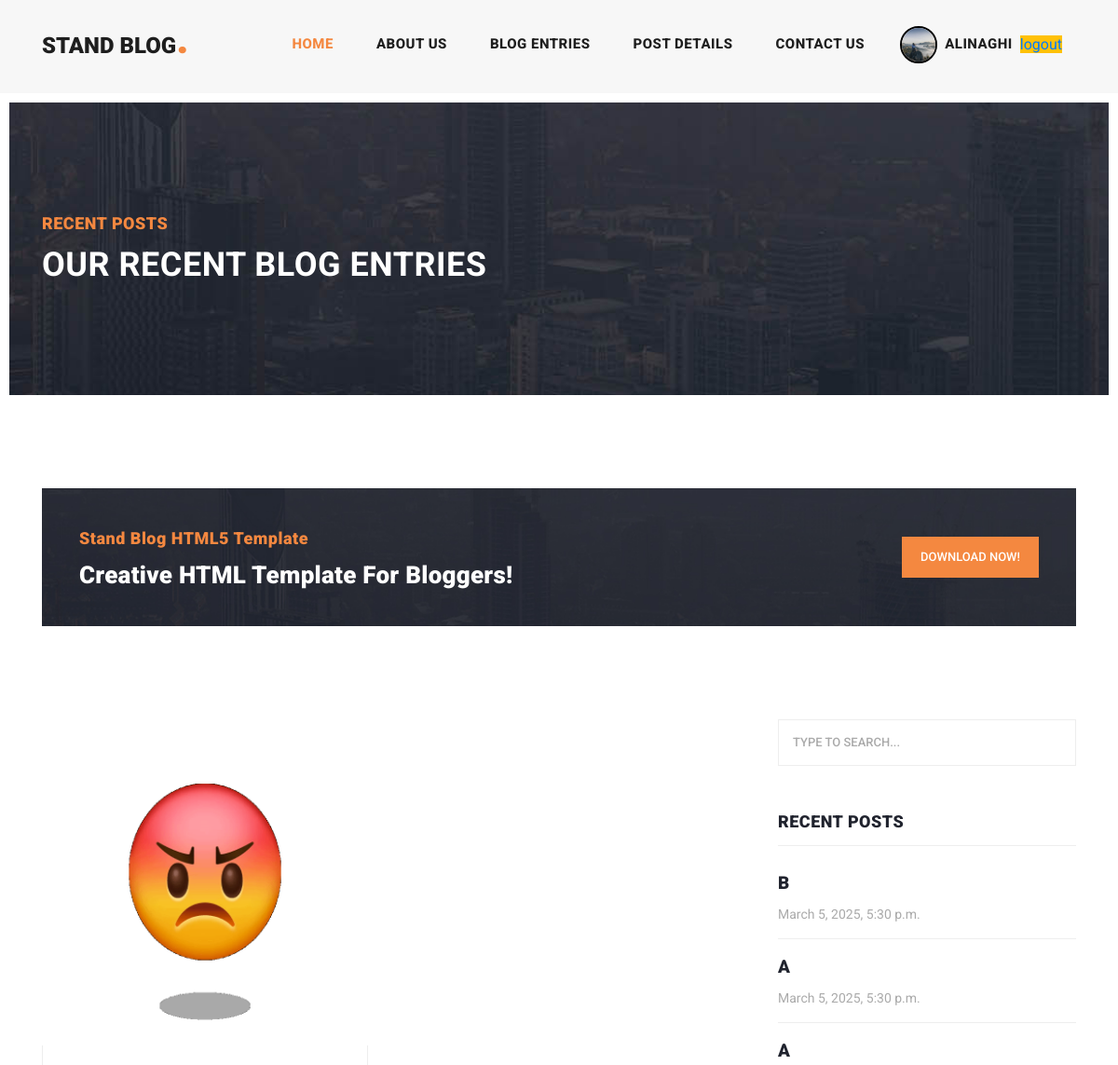
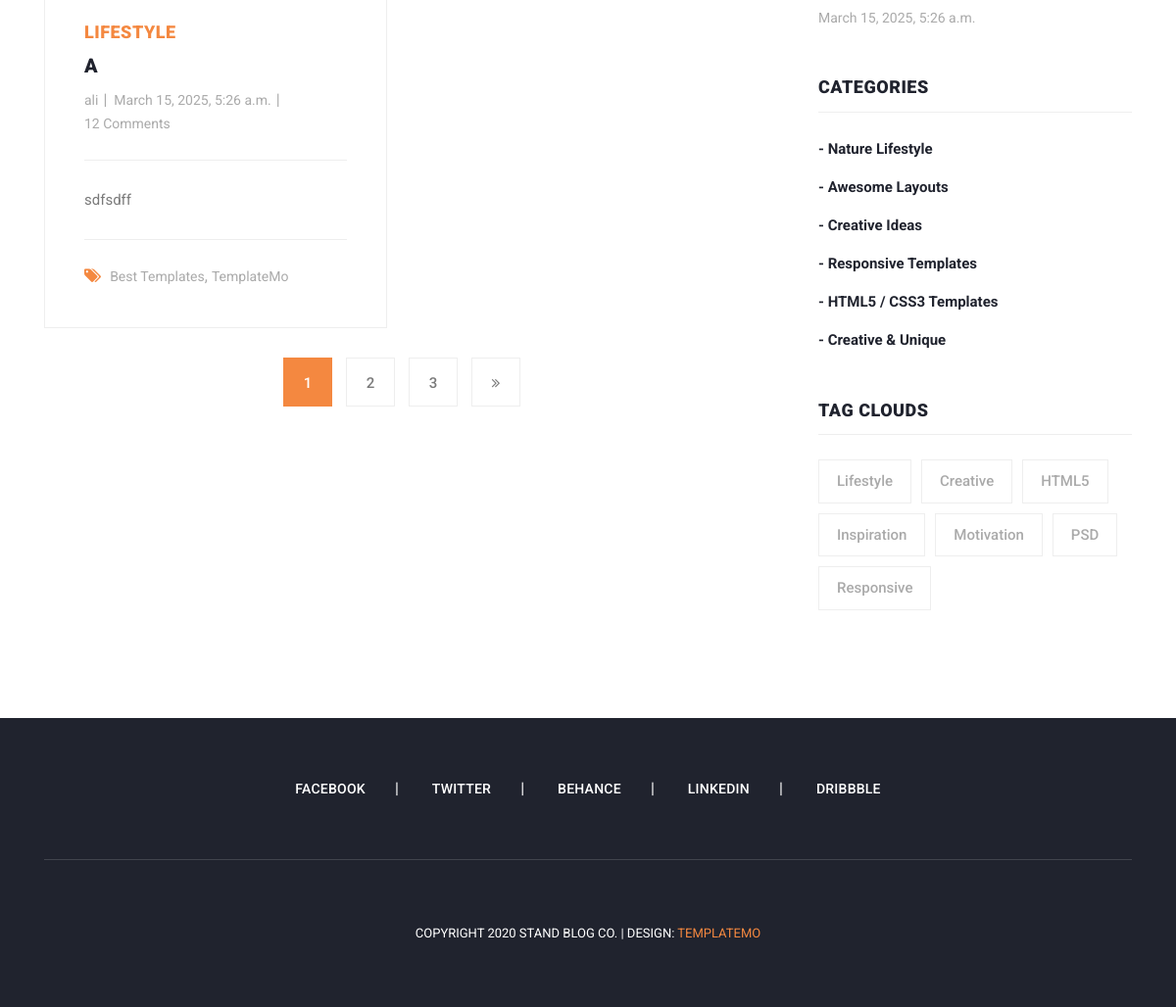
Screenshot of /articles/list/ (signed in) with the database file from the repository (2 pictures, top to bottom).
### account/models.py (models this page shows, shortened)
class profile(models.Model):
    user=models.OneToOneField(User,on_delete=models.CASCADE)
    fathers_name=models.CharField(max_length=50)
    melicode=models.CharField(max_length=20)
    image=models.ImageField(upload_to='profiles/images',blank=True,null=True)

### blog/models.py (models this page shows, shortened)
class article(models.Model):
    CHOICE=(
        ('A','PYTHON'),
        ('B','DJANGO')
    )
    author=models.ForeignKey(User,on_delete=models.SET_DEFAULT,default='1')
    title=models.CharField(max_length=50,choices=CHOICE,unique_for_date='pub_date')
    category=models.ManyToManyField(category)
    body= models.TextField()
    image=models.ImageField(upload_to='images/articles')
    created=models.DateTimeField(auto_now_add=True)
    updated=models.DateTimeField(auto_now=True)
    pub_date=models.DateField(default=timezone.now())
    myfile=models.FileField(upload_to='test',null=True)
    slug=models.SlugField(null=True,unique=True)
    class Meta:
        ordering=('-created',)

### blog/views.py (the view)
# urls.py: path('list/',views.article_list,name="article_list"),
def article_list(request):
    articles=article.objects.all()
    page_number=request.GET.get('page')
    paginator=Paginator(articles,1)
    object_list=paginator.get_page(page_number)
    return render(request ,'blog/article_list.html',context={'articles':object_list})

### context_prosesor/context_prosesor.py (called while the page is built)
def recent_article(request):
    recent_article=article.objects.order_by('created')
    return {'recent_article':recent_article}

### blog/templates/blog/article_list.html (shortened to what this page needs)
{% extends 'base.html' %}
{% load static %}
{% block content %}
    <div class="heading-page header-text">
        <section class="page-heading">
            <div class="container">
                <div class="row">
                    <div class="col-lg-12">
                        <div class="text-content">
                            <h4>Recent Posts</h4>
                            <h2>Our Recent Blog Entries</h2>
                        </div>
                    </div>
                </div>
            </div>
        </section>
    </div>
    <section class="call-to-action">
        <div class="container">
            <div class="row">
                <div class="col-lg-12">
                    <div class="main-content">
                        <div class="row">
                            <div class="col-lg-8">
                                <span>Stand Blog HTML5 Template</span>
                                <h4>Creative HTML Template For Bloggers!</h4>
                            </div>
                            <div class="col-lg-4">
                                <div class="main-button">
                                    <a href="https://templatemo.com/tm-551-stand-blog" target="_parent">Download
                                        Now!</a>
                                </div>
                            </div>
                        </div>
                    </div>
                </div>
            </div>
        </div>
    </section>
    <section class="blog-posts grid-system">
        <div class="container">
            <div class="row">
                <div class="col-lg-8">
                    <div class="all-blog-posts">
                        <div class="row">
                            {% for article in articles %}
                                <div class="col-lg-6">
                                    <div class="blog-post">
                                        <div class="blog-thumb">
                                            <img src="{{ article.image.url }}" alt="">
                                        </div>
                                        <div class="down-content">
                                            <span>Lifestyle</span>
                                            <a href="post-details.html"><h4>{{ article.title }}</h4></a>
                                            <ul class="post-info">
                                                <li><a href="#">{{ article.author }}</a></li>
                                                <li><a href="#">{{ article.created }}</a></li>
                                                <li><a href="#">12 Comments</a></li>
                                            </ul>
                                            <p>{{ article.body }}</p>
                                            <div class="post-options">
                                                <div class="row">
                                                    <div class="col-lg-12">
                                                        <ul class="post-tags">
                                                            <li><i class="fa fa-tags"></i></li>
                                                            <li><a href="#">Best Templates</a>,</li>
                                                            <li><a href="#">TemplateMo</a></li>
                                                        </ul>
                                                    </div>
                                                </div>
                                            </div>
                                        </div>
                                    </div>
                                </div>
                            {% endfor %}
                            <div class="col-lg-12">
                                {% if articles.has_other_pages %}
                                    <ul class="page-numbers">
                                        {% for i in articles.paginator.page_range %}
                                            {% if articles.number == i %}
                                            <li class="active"><a href="?page={{ i }}{% if request.GET.q %}&q={{ request.GET.q }}{% endif %}">{{ i }}</a></li>
                                            {% else %}
                                            <li ><a href="?page={{ i }}{% if request.GET.q %}&q={{ request.GET.q }}{% endif %}">{{ i }}</a></li>
                                            {% endif %}
                                        {% endfor %}
                                        {% if articles.has_next %}
                                            <li><a href="?page={{ articles.next_page_number }}{% if request.GET.q %}&q={{ request.GET.q }}{% endif %}"><i class="fa fa-angle-double-right"></i></a></li>
                                        {% endif %}
                                    </ul>
                                {% endif %}
                            </div>
                        </div>
                    </div>
                </div>
                {% include "includes/sidebar.html" %}
            </div>
        </div>
    </section>
{% endblock %}

### templates/includes/header.html (shortened to what this page needs)
{% load static %}
 <header class="">
      <nav class="navbar navbar-expand-lg">
        <div class="container">
          <a class="navbar-brand" href="index.html"><h2>Stand Blog<em>.</em></h2></a>
          <div class="collapse navbar-collapse" id="navbarResponsive">
            <ul class="navbar-nav ml-auto">
              <li class="nav-item active">
                <a class="nav-link" href="index.html">Home
                </a>
              </li>
              <li class="nav-item">
                <a class="nav-link" href="about.html">About Us</a>
              </li>
              <li class="nav-item">
                <a class="nav-link" href="{% url "blog:article_list" %}">Blog Entries</a>
              </li>
              <li class="nav-item">
                <a class="nav-link" href="post-details.html">Post Details</a>
              </li>
              <li class="nav-item">
                <a class="nav-link" href="contact.html">Contact Us</a>
              </li>
                <li class="nav-item">
                    {% if request.user.is_authenticated %}
                        <div class="d-flex">
                         {% if request.user.first_name %}
                             {% if user.profile.image %}
                                 <img src="{{ user.profile.image.url }}" width="40px" height="40px" style="border: 2px solid black ; border-radius:100%" alt="">
                             {% else %}
                                 <img src="{% static 'images\blog-thumb-04.jpg' %}" width="40px" height="40px" style="border: 2px solid black ; border-radius:100%" alt="">
                             {% endif %}
                              <a class="nav-link" href="">{{ user.profile.fathers_name }}</a>
                             {% else %}
                             <a class="nav-link" href="">{{ request.user.username}}</a>
                             {% endif %}
                        <a   href="{% url 'account:logout' %}" class="mt-2 "><span class="bg bg-warning">logout</span></a>
                        </div>
                    {% else %}
                        <div class="d-flex">
                        <a class="nav-link" href="{% url 'account:login' %}">login</a>
                         <a class="nav-link" href="{% url 'account:register' %}">/register</a>
                        </div>
                    {% endif %}
              </li>
            </ul>
          </div>
        </div>
      </nav>
    </header>

### templates/includes/sidebar.html
{% load static %}
<div class="col-lg-4">
    <div class="sidebar">
        <div class="row">
            <div class="col-lg-12">
                <div class="sidebar-item search">
                    <form id="search_form" name="gs" method="GET" action="{% url "blog:search" %}">
                        <input type="text" name="q" class="searchText" placeholder="type to search..."
                               autocomplete="on">
                    </form>
                </div>
            </div>
            <div class="col-lg-12">
                <div class="sidebar-item recent-posts">
                    <div class="sidebar-heading">
                        <h2>Recent Posts</h2>
                    </div>
                    <div class="content">
                        <ul>
                            {% for article in recent_article  %}
                            <li><a href="post-details.html">
                                <h5>{{ article.title }}</h5>
                                <span>{{ article.created }}</span>
                            </a></li>
                            {% endfor %}
                        </ul>
                    </div>
                </div>
            </div>
            <div class="col-lg-12">
                <div class="sidebar-item categories">
                    <div class="sidebar-heading">
                        <h2>Categories</h2>
                    </div>
                    <div class="content">
                        <ul>
                            <li><a href="#">- Nature Lifestyle</a></li>
                            <li><a href="#">- Awesome Layouts</a></li>
                            <li><a href="#">- Creative Ideas</a></li>
                            <li><a href="#">- Responsive Templates</a></li>
                            <li><a href="#">- HTML5 / CSS3 Templates</a></li>
                            <li><a href="#">- Creative &amp; Unique</a></li>
                        </ul>
                    </div>
                </div>
            </div>
            <div class="col-lg-12">
                <div class="sidebar-item tags">
                    <div class="sidebar-heading">
                        <h2>Tag Clouds</h2>
                    </div>
                    <div class="content">
                        <ul>
                            <li><a href="#">Lifestyle</a></li>
                            <li><a href="#">Creative</a></li>
                            <li><a href="#">HTML5</a></li>
                            <li><a href="#">Inspiration</a></li>
                            <li><a href="#">Motivation</a></li>
                            <li><a href="#">PSD</a></li>
                            <li><a href="#">Responsive</a></li>
                        </ul>
                    </div>
                </div>
            </div>
        </div>
    </div>
</div>

### rows the page displays
article: image (picture), title "A", author "ali", created "March 15, 2025, 5:26 a.m.", body "sdfsdff"
article: title "B", created "March 5, 2025, 5:30 p.m."
article: title "A", created "March 5, 2025, 5:30 p.m."

### other values shown
{{ user.profile.fathers_name }} "ALINAGHI"
{{ i }} "1"
{{ i }} "2" "3"
